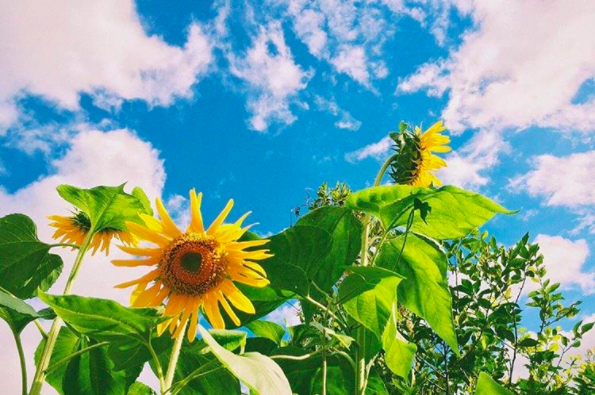
#> input picture sample.png, 595 x 395 px
$ python 2channel02.py
#> lines starting #> are read from the running program, lines starting #| are printed output that depends on the picture; after the words box and inside, x2 and y2 are one past the last pixel; in counts of white or black regions, pixels touching at a corner belong together
import numpy as np
import cv2
import pylab as plt

img = cv2.imread('../sample.png',cv2.IMREAD_GRAYSCALE)
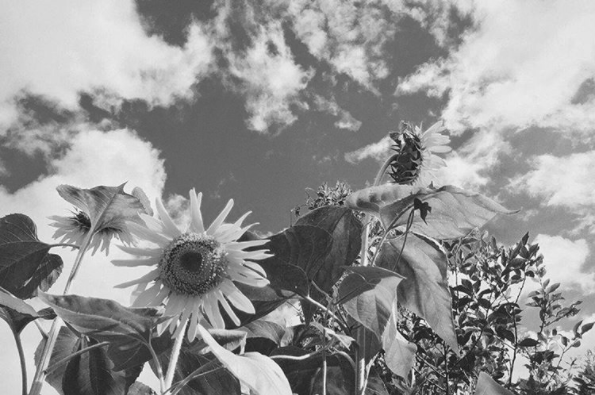
#> img: shape (395, 595); min 24, max 247, mean 147.8
#img = cv2.imread('gradient.jpeg',flags=0)
ret,thresh1 = cv2.threshold(img,127,255,cv2.THRESH_BINARY)
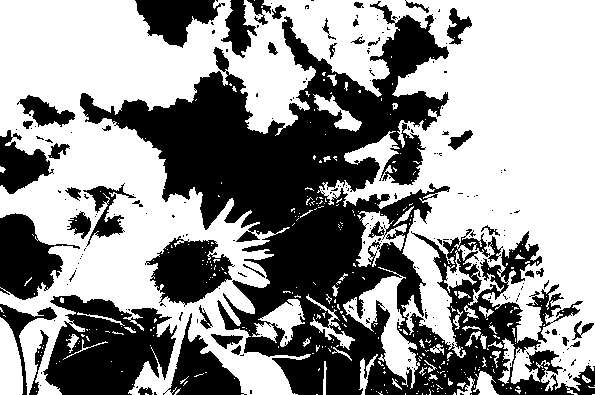
#> thresh1: shape (395, 595); 58.3% white; 228 black regions (186 under 20 px), largest, box (x1, y1, x2, y2) and area: (80, 1, 595, 395) 66849, (43, 295, 177, 395) 8770, (0, 213, 80, 300) 3770

titles = 'BINARY'
images = thresh1

plt.imshow(images,'gray')
plt.title(titles)
plt.show()

$ run again, with blue.png copied over sample.png
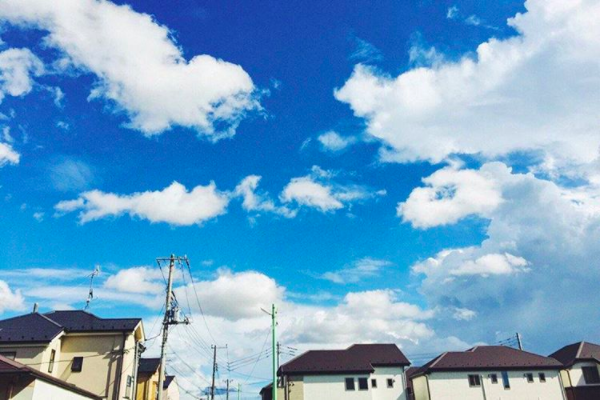
#> input picture blue.png, 600 x 400 px
#> `img = cv2.imread('../sample.png',cv2.IMREAD_GRAYSCALE)`:
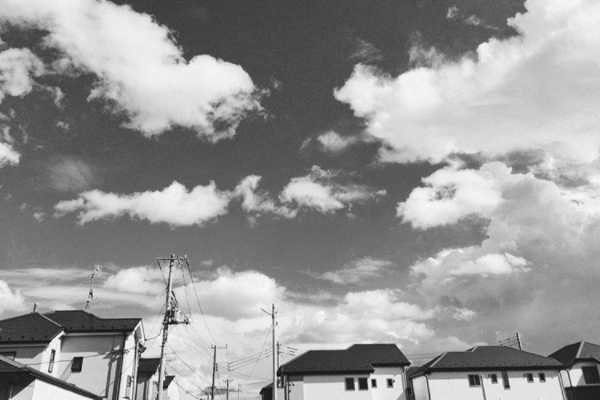
#> img: shape (400, 600); min 17, max 250, mean 150.4
#> `ret,thresh1 = cv2.threshold(img,127,255,cv2.THRESH_BINARY)`:
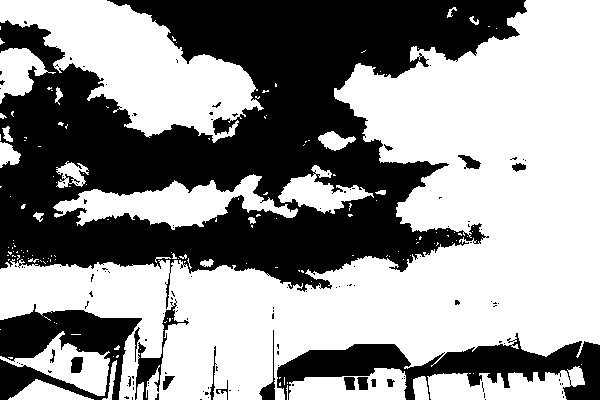
#> thresh1: shape (400, 600); 57.9% white; 131 black regions (110 under 20 px), largest, box (x1, y1, x2, y2) and area: (0, 0, 527, 309) 82471, (277, 333, 600, 400) 9054, (0, 304, 142, 400) 6751
